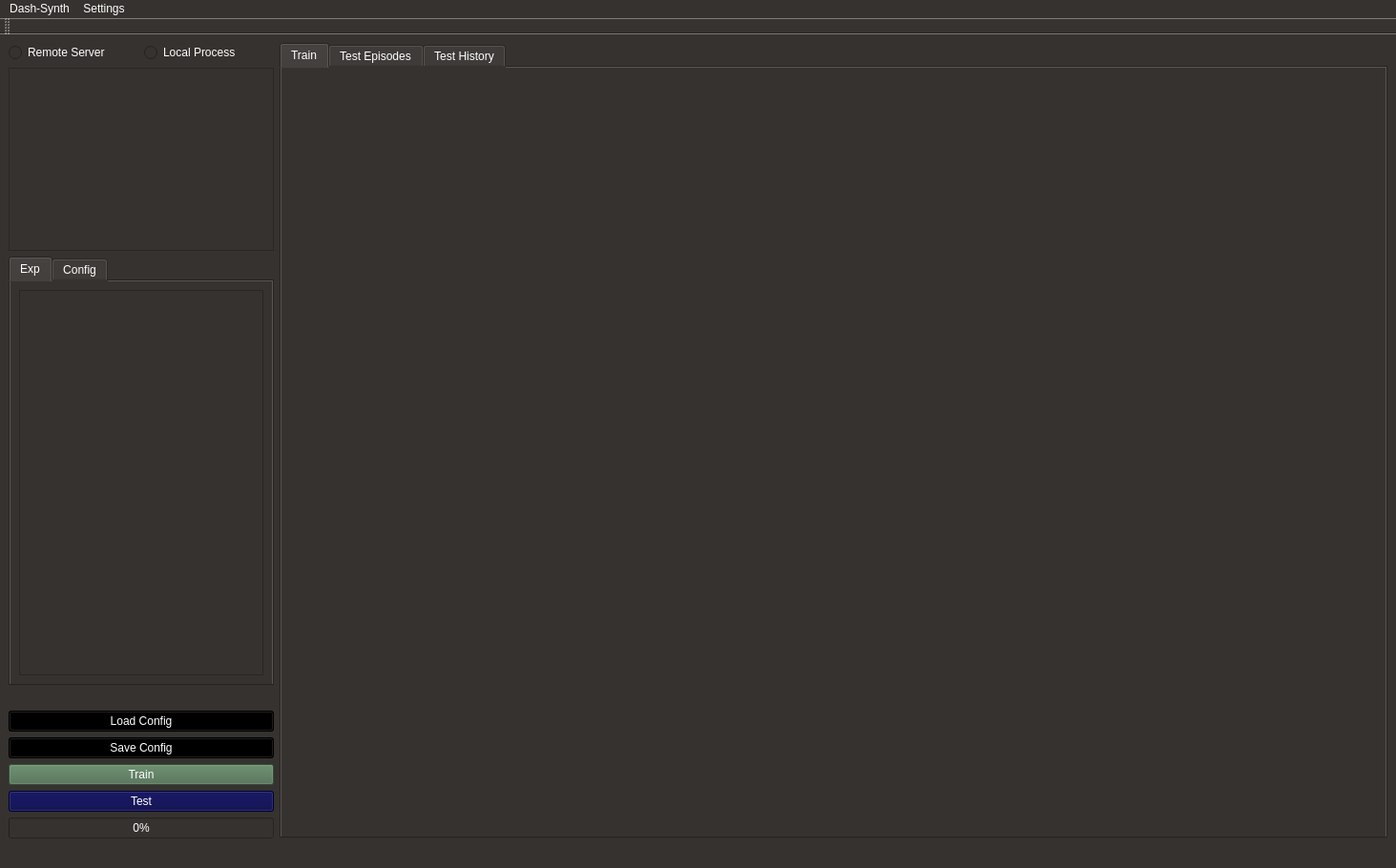
<?xml version="1.0" encoding="UTF-8"?>
<ui version="4.0">
 <class>MainWindow</class>
 <widget class="QMainWindow" name="MainWindow">
  <property name="geometry">
   <rect>
    <x>0</x>
    <y>0</y>
    <width>1463</width>
    <height>910</height>
   </rect>
  </property>
  <property name="minimumSize">
   <size>
    <width>2</width>
    <height>2</height>
   </size>
  </property>
  <property name="windowTitle">
   <string>MainWindow</string>
  </property>
  <property name="styleSheet">
   <string notr="true">color: rgb(255, 255, 255);
background-color: rgb(53, 50, 47);</string>
  </property>
  <widget class="QWidget" name="centralwidget">
   <property name="enabled">
    <bool>true</bool>
   </property>
   <layout class="QGridLayout" name="gridLayout_5">
    <item row="0" column="0">
     <layout class="QGridLayout" name="gridLayout_4" columnstretch="0,10">
      <item row="0" column="0">
       <layout class="QGridLayout" name="gridLayout_3">
        <item row="0" column="0">
         <widget class="QRadioButton" name="ServerRadio">
          <property name="text">
           <string>Remote Server</string>
          </property>
         </widget>
        </item>
        <item row="0" column="1">
         <widget class="QRadioButton" name="LocalRadio">
          <property name="text">
           <string>Local Process</string>
          </property>
         </widget>
        </item>
       </layout>
      </item>
      <item row="0" column="1" rowspan="9">
       <widget class="QTabWidget" name="PlotTab">
        <property name="currentIndex">
         <number>0</number>
        </property>
        <widget class="QWidget" name="Train">
         <attribute name="title">
          <string>Train</string>
         </attribute>
         <layout class="QVBoxLayout" name="verticalLayout">
          <item>
           <widget class="QWidget" name="PlotsWidgetTrain" native="true"/>
          </item>
         </layout>
        </widget>
        <widget class="QWidget" name="TestEpisodes">
         <attribute name="title">
          <string>Test Episodes</string>
         </attribute>
         <layout class="QVBoxLayout" name="verticalLayout_2">
          <item>
           <widget class="QWidget" name="PlotsWidgetTestEpisodes" native="true"/>
          </item>
         </layout>
        </widget>
        <widget class="QWidget" name="Test">
         <attribute name="title">
          <string>Test History</string>
         </attribute>
         <layout class="QVBoxLayout" name="verticalLayout_3">
          <item>
           <widget class="QWidget" name="PlotsWidgetTest" native="true"/>
          </item>
         </layout>
        </widget>
       </widget>
      </item>
      <item row="1" column="0">
       <widget class="QTableWidget" name="ServerInfo">
        <property name="sizePolicy">
         <sizepolicy hsizetype="Minimum" vsizetype="Minimum">
          <horstretch>0</horstretch>
          <verstretch>0</verstretch>
         </sizepolicy>
        </property>
        <attribute name="verticalHeaderDefaultSectionSize">
         <number>3</number>
        </attribute>
       </widget>
      </item>
      <item row="2" column="0">
       <widget class="QTabWidget" name="ExpTab">
        <property name="currentIndex">
         <number>0</number>
        </property>
        <widget class="QWidget" name="tab_2">
         <attribute name="title">
          <string>Exp</string>
         </attribute>
         <layout class="QGridLayout" name="gridLayout">
          <item row="0" column="0">
           <widget class="QListWidget" name="ExperimentsList"/>
          </item>
         </layout>
        </widget>
        <widget class="QWidget" name="tab">
         <attribute name="title">
          <string>Config</string>
         </attribute>
         <layout class="QGridLayout" name="gridLayout_2">
          <item row="0" column="0">
           <widget class="QTextEdit" name="ParamsEdit">
            <property name="styleSheet">
             <string notr="true"/>
            </property>
            <property name="html">
             <string>&lt;!DOCTYPE HTML PUBLIC &quot;-//W3C//DTD HTML 4.0//EN&quot; &quot;http://www.w3.org/TR/REC-html40/strict.dtd&quot;&gt;
&lt;html&gt;&lt;head&gt;&lt;meta name=&quot;qrichtext&quot; content=&quot;1&quot; /&gt;&lt;style type=&quot;text/css&quot;&gt;
p, li { white-space: pre-wrap; }
&lt;/style&gt;&lt;/head&gt;&lt;body style=&quot; font-family:'Sans Serif'; font-size:9pt; font-weight:400; font-style:normal;&quot;&gt;
&lt;p style=&quot; margin-top:0px; margin-bottom:0px; margin-left:0px; margin-right:0px; -qt-block-indent:0; text-indent:0px;&quot;&gt;&lt;span style=&quot; font-family:'Ubuntu'; font-size:11pt;&quot;&gt;{'name': 'run0', 'discrete_actions': true, 'action_atoms':11, 'nsteps':100}&lt;/span&gt;&lt;/p&gt;&lt;/body&gt;&lt;/html&gt;</string>
            </property>
           </widget>
          </item>
         </layout>
        </widget>
       </widget>
      </item>
      <item row="3" column="0">
       <widget class="QLabel" name="FilenameLabel">
        <property name="font">
         <font>
          <pointsize>9</pointsize>
         </font>
        </property>
        <property name="styleSheet">
         <string notr="true"/>
        </property>
        <property name="text">
         <string/>
        </property>
       </widget>
      </item>
      <item row="4" column="0">
       <widget class="QPushButton" name="LoadConfigButton">
        <property name="styleSheet">
         <string notr="true">background-color: rgb(0, 0, 0);</string>
        </property>
        <property name="text">
         <string>Load Config</string>
        </property>
       </widget>
      </item>
      <item row="5" column="0">
       <widget class="QPushButton" name="SaveConfigButton">
        <property name="styleSheet">
         <string notr="true">background-color: rgb(0, 0, 0);</string>
        </property>
        <property name="text">
         <string>Save Config</string>
        </property>
       </widget>
      </item>
      <item row="6" column="0">
       <widget class="QPushButton" name="TrainCommand">
        <property name="styleSheet">
         <string notr="true">background-color: rgb(181, 255, 160);
background-color: rgb(0, 0, 85);
background-color: rgb(74, 108, 78);</string>
        </property>
        <property name="text">
         <string>Train</string>
        </property>
       </widget>
      </item>
      <item row="7" column="0">
       <widget class="QPushButton" name="TestCommand">
        <property name="styleSheet">
         <string notr="true">background-color: rgb(0, 0, 68);</string>
        </property>
        <property name="text">
         <string>Test</string>
        </property>
       </widget>
      </item>
      <item row="8" column="0">
       <widget class="QProgressBar" name="progressBar">
        <property name="value">
         <number>0</number>
        </property>
        <property name="textVisible">
         <bool>true</bool>
        </property>
       </widget>
      </item>
     </layout>
    </item>
   </layout>
  </widget>
  <widget class="QMenuBar" name="menubar">
   <property name="geometry">
    <rect>
     <x>0</x>
     <y>0</y>
     <width>1463</width>
     <height>20</height>
    </rect>
   </property>
   <widget class="QMenu" name="menuDash_Synth">
    <property name="title">
     <string>Dash-Synth</string>
    </property>
    <widget class="QMenu" name="menuTraining">
     <property name="title">
      <string>Training</string>
     </property>
     <addaction name="separator"/>
     <addaction name="separator"/>
     <addaction name="separator"/>
    </widget>
    <addaction name="separator"/>
    <addaction name="menuTraining"/>
   </widget>
   <widget class="QMenu" name="menuSettings">
    <property name="title">
     <string>Settings</string>
    </property>
    <addaction name="actionSet_Experiments_Folder"/>
   </widget>
   <addaction name="menuDash_Synth"/>
   <addaction name="menuSettings"/>
  </widget>
  <widget class="QToolBar" name="toolBar">
   <property name="windowTitle">
    <string>toolBar</string>
   </property>
   <attribute name="toolBarArea">
    <enum>TopToolBarArea</enum>
   </attribute>
   <attribute name="toolBarBreak">
    <bool>false</bool>
   </attribute>
  </widget>
  <widget class="QStatusBar" name="statusBar"/>
  <action name="actionSet_Experiments_Folder">
   <property name="checkable">
    <bool>false</bool>
   </property>
   <property name="text">
    <string>Set Experiments Folder</string>
   </property>
  </action>
  <action name="actionSet">
   <property name="text">
    <string>Set</string>
   </property>
  </action>
 </widget>
 <resources/>
 <connections/>
</ui>
